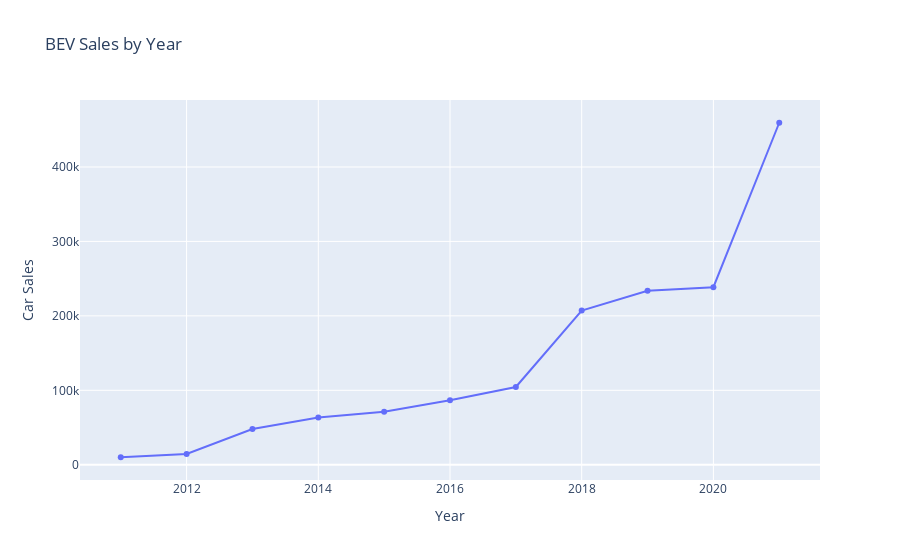

Notebook cell for this chart:
### Code cell
#Sale of HEVs Nationwide
to_filter = 'BEV'
column = 'Statistic'
mask = ev_sales_nation_df[column] == to_filter
df = ev_sales_nation_df[mask]
df.drop(columns = [column], inplace=True)

title = to_filter + ' Sales by Year'

fig = px.line(x=df['Fiscal Year'], y=df['Value'], labels={'x': 'Year', 'y': 'Car Sales'},
              title = title, markers=True, line_shape='linear')
fig.show()

### Figure 1 — Plotly figure (JSON) as saved in the notebook; plotly's stock layout.template omitted (floating-point values rounded to 4 significant figures)
{"data": [{"hovertemplate": "Year=%{x}<br>Car Sales=%{y}<extra></extra>", "legendgroup": "", "line": {"color": "#636efa", "dash": "solid", "shape": "linear"}, "marker": {"symbol": "circle"}, "mode": "lines+markers", "name": "", "orientation": "v", "showlegend": false, "type": "scatter", "x": [2011, 2012, 2013, 2014, 2015, 2016, 2017, 2018, 2019, 2020, 2021], "xaxis": "x", "y": [10100, 14600, 48100, 63500, 71100, 86700, 104500, 207100, 233800, 238500, 459400], "yaxis": "y"}], "layout": {"legend": {"tracegroupgap": 0}, "title": {"text": "BEV Sales by Year"}, "xaxis": {"anchor": "y", "domain": [0, 1], "title": {"text": "Year"}}, "yaxis": {"anchor": "x", "domain": [0, 1], "title": {"text": "Car Sales"}}}}
